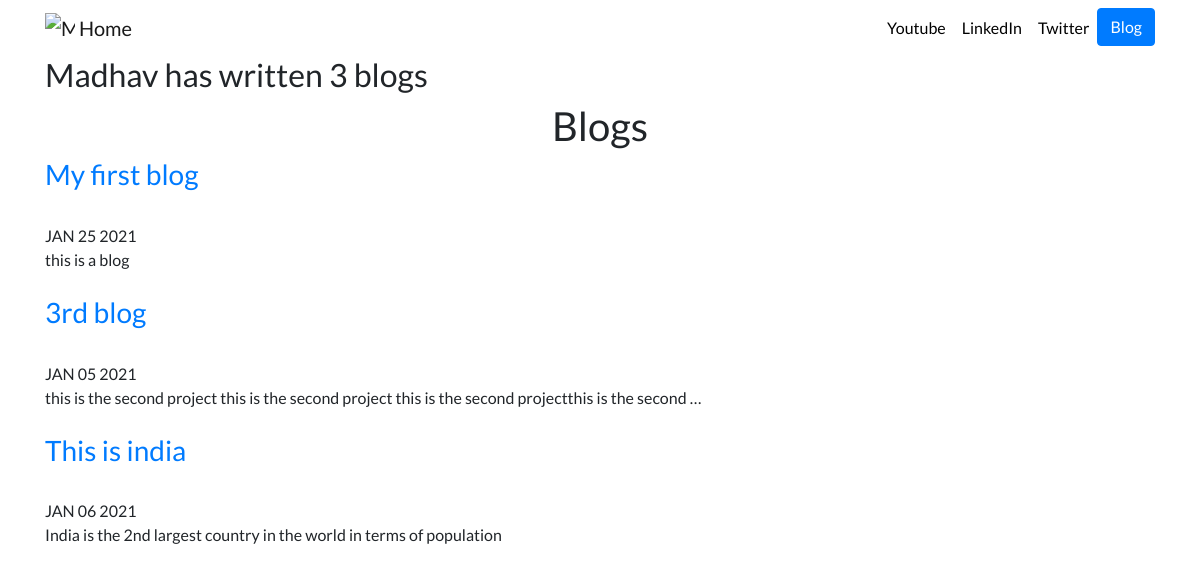
Screenshot of /blog/ with the database file from the repository.
### blog/models.py (models this page shows, shortened)
class blogs(models.Model):
	title = models.CharField(max_length=101)
	description = models.TextField(max_length=400)
	date=models.DateField()

### blog/views.py (the view)
# urls.py: path('', views.all_blogs, name='all_blogs'),
def all_blogs(request):
	blog=blogs.objects.all()
	blog_count=blogs.objects.count
	return render(request, 'blog/all_blogs.html', {'blog':blog, 'blog_count':blog_count})

### blog/templates/blog/all_blogs.html
{% extends 'Projects/base.html' %}
{% block content %}
<h2> Madhav has written {{ blog_count}} blog{{ blog_count|pluralize }} </h2>
<div class="container text-center">
<h1>Blogs</h1>
</div>
{% for blog1 in blog %}
<a href="{% url 'blog:detail' blog1.id %}"><h3>{{ blog1.title }}</h3></a>
<br>
{{ blog1.date|date:'M d Y'|upper }}
<br>
{{ blog1.description|truncatechars:100 }}
<br>
<br>
{% endfor %}
{% endblock %}

### Projects/templates/Projects/base.html (shortened to what this page needs)
{% load static %}
<!doctype html>
<html lang="en">
<head>
  <link rel="stylesheet" href="https://stackpath.bootstrapcdn.com/bootstrap/4.4.1/css/bootstrap.min.css">
  <link rel="stylesheet" href="{% static 'Projects/custom.css' %}">
</head>
<body>
  <nav id="topNav" class="navbar navbar-expand-md navbar-light">
    <div class="container">
      <a class="navbar-brand" href="{% url 'home' %}">
        <img src="{% static 'Projects/IMG_9228.jpg' %}" width="30" height="30" class="d-inline-block align-top" alt="Madhav's logo">
        <span>Home</span>
      </a>
      <div class="collapse navbar-collapse text-center" id="navbarNav">
        <ul class="navbar-nav ml-auto">
          <li class="nav-item">
            <a class="nav-link" href="https://www.youtube.com">Youtube</a>
          </li>
          <li class="nav-item">
            <a class="nav-link" href="https://www.linkedin.com/in/madhav-mohanakrishnan-4a13881b8/" target="_blank">LinkedIn</a>
          </li>
          <li class="nav-item">
            <a class="nav-link" href="https://twitter.com/ZappyCode" target="_blank">Twitter</a>
          </li>
          <li>
            <a role="button" href="{% url 'blog:all_blogs' %}" class="btn btn-primary">Blog</a>
          </li>
        </ul>
      </div>
    </div>
  </nav>
  <div class="container">
    {% block content %}{% endblock %}
  </div>
</body>
</html>

### Projects/static/Projects/custom.css (style rules this page uses)
.navbar-nav .nav-link { color: rgba(0,0,0,1) !important; }
body { font-family: "Lato", sans-serif; }

### rows the page displays
blogs: title "My first blog", date "JAN 25 2021", description "this is a blog"
blogs: title "3rd blog", date "JAN 05 2021", description "this is the second project this is the second project this is the second projectthis is the second …"
blogs: title "This is india", date "JAN 06 2021", description "India is the 2nd largest country in the world in terms of population"

### other values shown
{{ blog_count }} "3"
